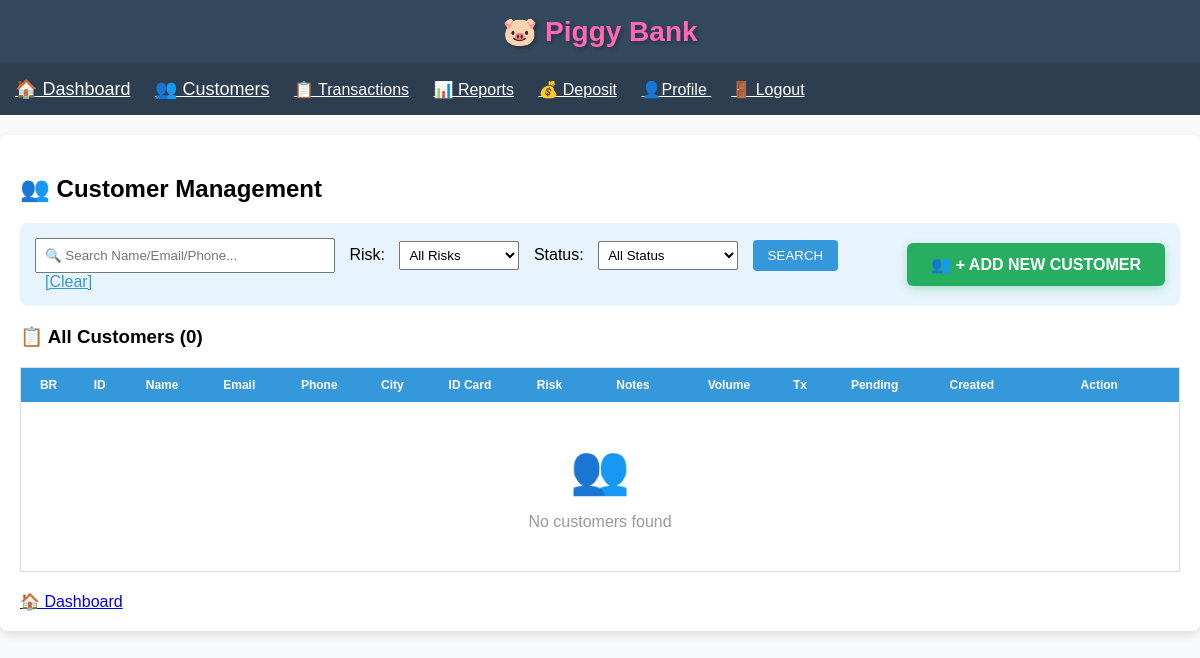
Page /customers (signed in) on the earlier database version.
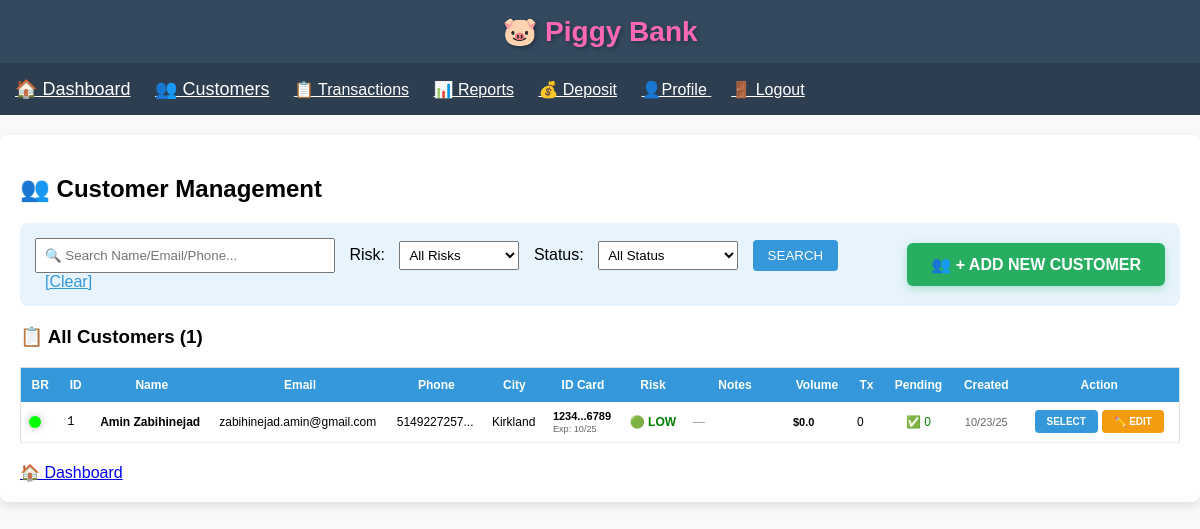
Same page on the later database version.
### app.py (models this page shows)
class Client(db.Model):
    id = db.Column(db.Integer, primary_key=True)
    first_name = db.Column(db.String(100), nullable=False)
    last_name = db.Column(db.String(100), nullable=False)
    email = db.Column(db.String(120), nullable=False)
    phone = db.Column(db.String(20), nullable=False)
    apartment = db.Column(db.String(20))
    civic_number = db.Column(db.String(20), nullable=False)
    street = db.Column(db.String(200), nullable=False)
    city = db.Column(db.String(100), nullable=False)
    province = db.Column(db.String(10), nullable=False)
    postal_code = db.Column(db.String(10), nullable=False)
    risk_level = db.Column(db.String(20), default='low risk')
    notes = db.Column(db.Text)
    created_at = db.Column(db.DateTime, default=datetime.utcnow)
    id1_type = db.Column(db.String(50))
    id1_issued_by = db.Column(db.String(100))
    id1_number = db.Column(db.String(50))
    id1_expiry_date = db.Column(db.Date)
    id2_type = db.Column(db.String(50))
    id2_issued_by = db.Column(db.String(100))
    id2_number = db.Column(db.String(50))
    id2_expiry_date = db.Column(db.Date)
    id3_type = db.Column(db.String(50))
    id3_issued_by = db.Column(db.String(100))
    id3_number = db.Column(db.String(50))
    id3_expiry_date = db.Column(db.Date)
    transactions = db.relationship('Transaction', backref='client', lazy=True)

### app.py (the view)
@app.route('/customers', methods=['GET', 'POST'])
def customers():
    if 'user_id' not in session:
        flash('🔒 Please log in first!')
        return redirect(url_for('login'))
    print(f"🔍 Customers page - loading {Client.query.count()} total clients")
    return render_template('customers.html',
                           clients_data=calculate_clients_data(),
                           request=request,
                           form_data={},
                           now=datetime.utcnow().date())

### app.py (called while the page is built, shortened)
def interpolate_color(volume):
    min_volume = 3000
    max_volume = 10000
    if volume < min_volume:
        return "#00FF00"

### templates/customers.html (shortened to what this page needs)
{% extends "base.html" %}
{% block content %}
<h2>👥 Customer Management</h2>
<div style="background:#e8f4fd; padding:15px; border-radius:8px; margin-bottom:20px;">
    <div style="display: flex; justify-content: space-between; align-items: center; flex-wrap: wrap; gap: 15px;">
        <form method="GET" style="display: inline; flex: 1; min-width: 600px;">
            <input type="text" name="search" placeholder="🔍 Search Name/Email/Phone..."
                   value="{{ request.args.get('search', '') }}" style="width:300px; padding:8px; margin-right:10px;">
            Risk: <select name="risk_level" style="margin:0 10px; padding:5px; width:120px;">
                <option value="">All Risks</option>
            </select>
            Status: <select name="tx_status" style="margin:0 10px; padding:5px; width:140px;">
                <option value="">All Status</option>
            </select>
            <input type="submit" value="SEARCH" style="padding:8px 15px; background:#3498db; color:white; border:none; border-radius:4px;">
            <a href="{{ url_for('customers') }}" style="margin-left:10px; color:#3498db;">[Clear]</a>
        </form>
        <a href="{{ url_for('edit_client', client_id='new') }}"
           style="background:#27ae60; color:white; padding:12px 24px; text-decoration:none; border-radius:6px; font-weight:bold; font-size:16px; box-shadow:0 3px 10px rgba(39,174,96,0.3);">
           👥 + ADD NEW CUSTOMER
        </a>
    </div>
</div>
<h3>📋 All Customers ({{ clients_data|length }})</h3>
<table style="width:100%; border-collapse:collapse; font-size:12px; border:1px solid #ddd;">
    <tr style="background:#3498db; color:white;">
        <th style="padding:10px;">BR</th>
        <th style="padding:10px;">ID</th>
        <th style="padding:10px;">Name</th>
        <th style="padding:10px;">Email</th>
        <th style="padding:10px;">Phone</th>
        <th style="padding:10px;">City</th>
        <th style="padding:10px;">ID Card</th>
        <th style="padding:10px;">Risk</th>
        <th style="padding:10px; width:100px;">Notes</th>
        <th style="padding:10px;">Volume</th>
        <th style="padding:10px;">Tx</th>
        <th style="padding:10px;">Pending</th>
        <th style="padding:10px;">Created</th>
        <th style="padding:10px; width:160px;">Action</th>
    </tr>
    {% for data in clients_data %}
    <tr style="border-bottom:1px solid #eee; {% if data.client.risk_level == 'high risk' or data.client.risk_level == 'on hold' %}background:#fff5f5;{% endif %}">
        <td style="padding:8px;"><span class="led-indicator" style="background-color: {{ data.led_color }};" title="Business Relation: ${{ '%.2f'|format(data.total_volume_usd) }} over past 6 months"></span></td>
        <td style="padding:8px; font-family:monospace;">{{ data.client.id }}</td>
        <td style="padding:8px;"><strong>{{ data.client.first_name }} {{ data.client.last_name }}</strong></td>
        <td style="padding:8px;">{{ data.client.email or '—' }}</td>
        <td style="padding:8px;">{{ data.client.phone[:12] }}...</td>
        <td style="padding:8px;">{{ data.client.city or '—' }}</td>
        <td style="padding:8px; font-size:11px;">
            {% if data.client.id1_number or data.client.id2_number or data.client.id3_number %}
                {% if data.client.id1_number %}
                    <strong>{{ data.client.id1_number[:4] }}...{{ data.client.id1_number[-4:] }}</strong>
                    {% if data.client.id1_expiry_date %}
                        <br><small style="{% if data.client.id1_expiry_date and data.client.id1_expiry_date < now %}color:red;{% else %}color:#666;{% endif %}">
                            Exp: {{ data.client.id1_expiry_date.strftime('%m/%y') }}
                        </small>
                    {% endif %}
                {% elif data.client.id2_number %}
                    <strong>{{ data.client.id2_number[:4] }}...{{ data.client.id2_number[-4:] }}</strong>
                {% elif data.client.id3_number %}
                    <strong>{{ data.client.id3_number[:4] }}...{{ data.client.id3_number[-4:] }}</strong>
                {% endif %}
            {% else %}
                <span style="color:#999;">—</span>
            {% endif %}
        </td>
        <td style="padding:8px; text-align:center; font-weight:bold;">
            {% if data.client.risk_level == 'low risk' %}<span style="color:green;">🟢 LOW</span>
            {% elif data.client.risk_level == 'medium risk' %}<span style="color:orange;">🟡 MED</span>
            {% elif data.client.risk_level == 'high risk' %}<span style="color:red;">🟠 HIGH</span>
            {% else %}<span style="color:red;">🔴 HOLD</span>{% endif %}
        </td>
        <td style="padding:8px;">
            {% if data.client.notes %}
                <div style="height:25px; overflow-y:auto; border:1px solid #ddd; padding:2px; background:#f9f9f9; font-size:9px; border-radius:3px;">
                    {{ data.client.notes[:60] }}{% if data.client.notes|length > 60 %}...{% endif %}
                </div>
            {% else %}
                <span style="color:#999; font-style:italic;">—</span>
            {% endif %}
        </td>
        <td style="padding:8px; font-weight:bold; font-size:11px;">${{ "%.1f"|format(data.total_volume_usd) }}</td>
        <td style="padding:8px;">{{ data.transactions_list|length }}</td>
        <td style="padding:8px; text-align:center;">
            {% set pending_tx = data.transactions_list|selectattr('status', 'equalto', 'pending')|list %}
            {% if pending_tx|length > 0 %}
                <span style="color:red; font-weight:bold;">🚨 {{ pending_tx|length }}</span>
            {% else %}
                <span style="color:green;">✅ 0</span>
            {% endif %}
        </td>
        <td style="padding:8px; font-size:11px; text-align:center; color:#666;">
            {{ data.client.created_at.strftime('%m/%d/%y') }}
        </td>
        <td style="padding:8px;">
            <div style="display: flex; gap: 4px; justify-content: center;">
                <a href="{{ url_for('select_customer', client_id=data.client.id) }}"
                   style="background:#3498db; color:white; padding:6px 12px; text-decoration:none; border-radius:4px; font-size:10px; font-weight:bold; white-space: nowrap;">SELECT</a>
                <a href="{{ url_for('edit_client', client_id=data.client.id) }}"
                   style="background:#f39c12; color:white; padding:6px 12px; text-decoration:none; border-radius:4px; font-size:10px; font-weight:bold; white-space: nowrap;">✏️ EDIT</a>
            </div>
        </td>
    </tr>
    {% else %}
    <tr>
        <td colspan="14" style="padding:40px; text-align:center; color:#999; font-size:16px;">
            <div style="font-size:48px; margin-bottom:15px;">👥</div>
            No customers found
        </td>
    </tr>
    {% endfor %}
</table>
<div style="margin-top:20px;">
    <a href="{{ url_for('index') }}" style="font-size:16px;">🏠 Dashboard</a>
</div>
{% endblock %}

### templates/base.html (shortened to what this page needs)
<!DOCTYPE html>
<html lang="en">
<head>
</head>
<body>
    <div class="header">
        <h1>🐷 <span style="color: #ff69b4;">Piggy Bank</span></h1>
    </div>
   <nav style="background:#2c3e50; padding:15px;">
    <a href="{{ url_for('index') }}" style="color:white; margin-right:20px; font-size:18px;">🏠 Dashboard</a>
    <a href="{{ url_for('customers') }}" style="color:white; margin-right:20px; font-size:18px;">👥 Customers</a>
    <a href="{{ url_for('transactions') }}" style="color:white; margin-right:20px;">📋 Transactions</a>
	<a href="{{ url_for('reports') }}"style="color:white; margin-right:20px;">📊 Reports</a>
    <a href="{{ url_for('deposit') }}" style="color:white; margin-right:20px;">💰 Deposit</a>
    <a href="{{ url_for('profile') }}" style="color:white; margin-right:20px;">👤Profile {{ session.username }}</a>
    <a href="{{ url_for('logout') }}" style="color:white;">🚪 Logout</a>
	</nav>
    <div class="container">
        {% block content %}{% endblock %}
    </div>
</body>
</html>

### templates/base.html (style rules this page uses)
* { box-sizing: border-box; }
body { font-family: Arial; margin: 0; padding: 0; background: #f8f9fa; }
.header { background: #34495e; color: white; padding: 15px; text-align: center; box-shadow: 0 2px 5px rgba(0,0,0,0.1); }
.header h1 { margin: 0; font-size: 28px; text-shadow: 2px 2px 4px rgba(0,0,0,0.3); }
.container { max-width: 1200px; margin: 20px auto; padding: 20px; background: white; border-radius: 8px; box-shadow: 0 4px 8px rgba(0,0,0,0.1); }

### templates/customers.html (style rules this page uses)
.led-indicator { display: inline-block; width: 12px; height: 12px; border-radius: 50%; box-shadow: 0 0 8px rgba(0, 0, 0, 0.3); vertical-align: middle; margin-right: 5px; }

Differences in the rows shown:
added Client: client.id "1", client.first_name "Amin", client.last_name "Zabihinejad", client "zabihinejad.amin@gmail.com", client "5149227257", client "Kirkland", client "1234", client "6789", client.id1_expiry_date "10/25", client.created_at "10/23/25"
Other differences:
{{ clients_data|length }}: "0" → "1"
new list line: "... ... Exp: 🟢 LOW — $ 0.0 0 ✅ 0 SELECT ✏️ EDIT"
text no longer shown: "👥 No customers found"
